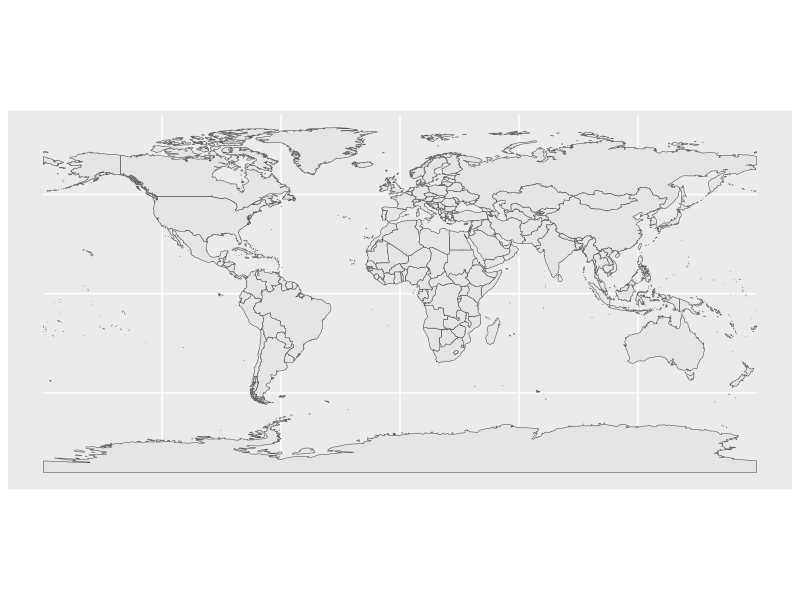
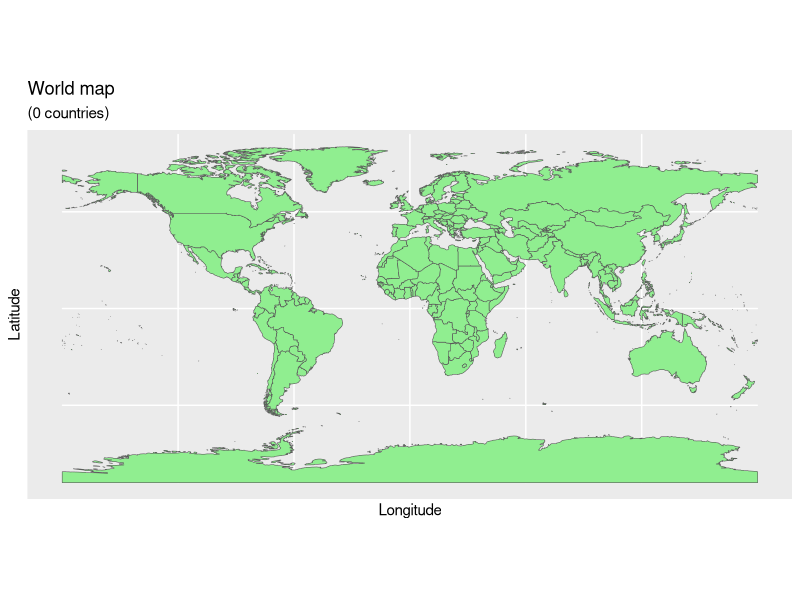

These figures' R source, in order: (Note: this script raises an error after producing the figures.)
library("ggplot2")
library("ggthemes")
library("sf")

library("rnaturalearth")
library("rnaturalearthdata")

world <- ne_countries(scale = "medium", returnclass = "sf")
class(world)

ggplot(data = world) +
  geom_sf()

ggplot(data = world) +
  geom_sf(fill = "lightgreen") +
  xlab("Longitude") + ylab("Latitude") +
  ggtitle("World map", subtitle = paste0("(", length(unique(world$NAME)), " countries)"))


# Loading and wrangling data
library(readr)
library(dplyr)

time_series_19_covid_Confirmed <- read_csv("csse_covid_19_data/csse_covid_19_time_series/time_series_19-covid-Confirmed.csv")
View(time_series_19_covid_Confirmed)
raw <- time_series_19_covid_Confirmed %>% rename (name = "Country/Region", covidCount =  "2/27/20") %>% group_by(name) %>%
      summarise_at(vars(`1/22/20`:covidCount), sum, na.rm = TRUE) %>% mutate(name = replace(name, name == "US", "United States")) %>%
      mutate(name = replace(name, name == "UK", "United Kingdom")) %>% mutate(name = replace(name, name == "Mainland China", "China"))

iran <- raw %>% filter (name == "Iran")

derivative <- function(sites) {
  for (i in 1:dim(sites)[1]) {
    for (j in length(sites):6){
      sites[i, j] <- as.numeric(sites[i, j] - sites[i, j-1])
    }  
  }
  return(sites)
}  

sites <- derivative(raw)


# merging datasets

covidWorld <- world %>% left_join(sites)

# world map of Corona
ggplot(data = covidWorld) +
  geom_sf(aes(fill=covidCount)) + scale_fill_distiller(palette = "Spectral") +
  theme_tufte()


ggplot(data = world) +
  geom_sf() +
  geom_point(data = sites, aes(x = Long, y = Lat), size = 1, 
             shape = 23, fill = "red") 
